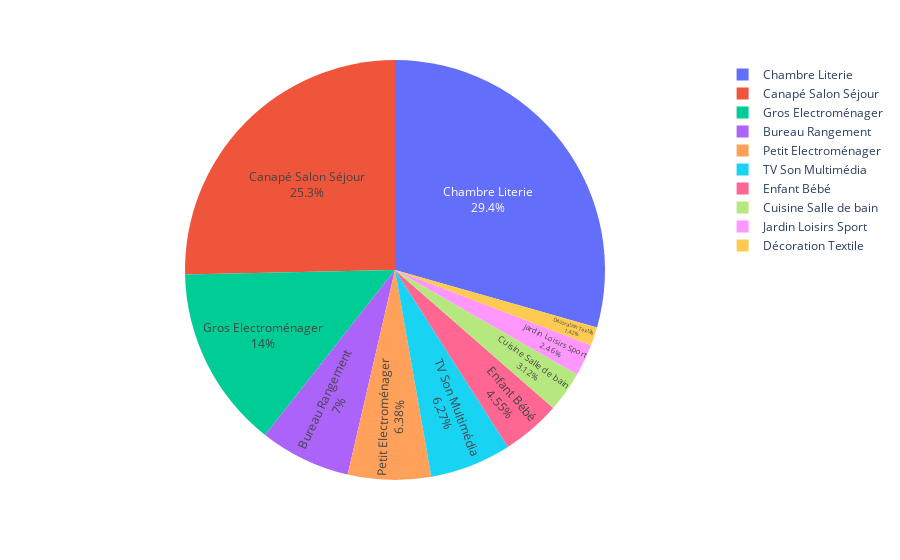

Source (notebook cell):
### Markdown cell above
Les ventes selon l'Univers

### Code cell
# Groupement des données
un = d.groupby(d['Univers'])['Montant cmd'].sum().reset_index()
univ = pd.DataFrame(un)

# Visualisation
fig = px.pie(univ, names = 'Univers', values = 'Montant cmd')
fig.update_traces(textposition='inside', textinfo='percent+label')
fig.show()

### Figure 1 — Plotly figure (JSON) as saved in the notebook; plotly's stock layout.template omitted (floating-point values rounded to 4 significant figures)
{"data": [{"domain": {"x": [0, 1], "y": [0, 1]}, "hovertemplate": "Univers=%{label}<br>Montant cmd=%{value}<extra></extra>", "labels": ["Bureau Rangement", "Canapé Salon Séjour", "Chambre Literie", "Cuisine Salle de bain", "Décoration Textile", "Enfant Bébé", "Gros Electroménager", "Jardin Loisirs Sport", "Petit Electroménager", "TV Son Multimédia"], "legendgroup": "", "name": "", "showlegend": true, "textinfo": "percent+label", "textposition": "inside", "type": "pie", "values": [4995269, 18079497, 20991333, 2228424, 1013837, 3243475, 10019409, 1753974, 4554544, 4473055]}], "layout": {"legend": {"tracegroupgap": 0}, "margin": {"t": 60}}}
